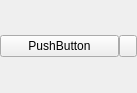
<?xml version="1.0" encoding="UTF-8"?>
<ui version="4.0">
 <class>QWoMenuButton</class>
 <widget class="QWidget" name="QWoMenuButton">
  <property name="geometry">
   <rect>
    <x>0</x>
    <y>0</y>
    <width>137</width>
    <height>93</height>
   </rect>
  </property>
  <property name="windowTitle">
   <string>Form</string>
  </property>
  <layout class="QHBoxLayout" name="horizontalLayout">
   <property name="spacing">
    <number>0</number>
   </property>
   <property name="leftMargin">
    <number>0</number>
   </property>
   <property name="topMargin">
    <number>0</number>
   </property>
   <property name="rightMargin">
    <number>0</number>
   </property>
   <property name="bottomMargin">
    <number>0</number>
   </property>
   <item>
    <widget class="QPushButton" name="btnDefault">
     <property name="text">
      <string>PushButton</string>
     </property>
    </widget>
   </item>
   <item>
    <widget class="QPushButton" name="btnMenu">
     <property name="maximumSize">
      <size>
       <width>18</width>
       <height>16777215</height>
      </size>
     </property>
     <property name="text">
      <string/>
     </property>
     <property name="icon">
      <iconset resource="woterm.qrc">
       <normaloff>../private/skins/black/arrowdown.png</normaloff>../private/skins/black/arrowdown.png</iconset>
     </property>
    </widget>
   </item>
  </layout>
 </widget>
 <resources>
  <include location="woterm.qrc"/>
 </resources>
 <connections/>
</ui>
